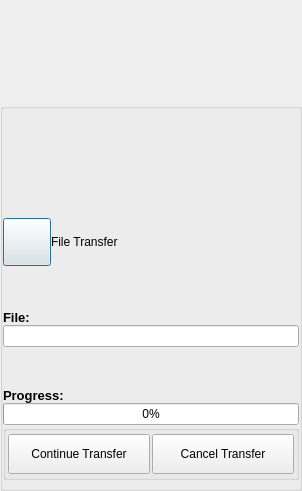
<?xml version="1.0" encoding="UTF-8"?>
<ui version="4.0">
 <class>SessionFileOfferDialog</class>
 <widget class="QDialog" name="SessionFileOfferDialog">
  <property name="geometry">
   <rect>
    <x>0</x>
    <y>0</y>
    <width>302</width>
    <height>491</height>
   </rect>
  </property>
  <property name="windowTitle">
   <string>Accept File Offer</string>
  </property>
  <property name="styleSheet">
   <string notr="true">QDialog#SessionFileOfferDialog
{   
color: transparent;
background-color: transparent;
border: 1px solid transparent;
border-radius: 8px; 
}

#StyledDlgTitleBox
{   
color: black;
background-color: rgb(50,238,17);
border: 2px solid green;
border-top-left-radius: 8px; 
border-top-right-radius: 8px;
}

#StyledDlgTitleLabel
{   
color: black;
}

#StyledDlgItemsBox
{   
background-color: rgb(50,238,17);
border: 2px solid green;
border-top-color: green; 
border-bottom-left-radius: 8px; 
border-bottom-right-radius: 8px;
}
QPushButton#CancelButton
{
color: white;
font: bold 14px;
border-width: 10;
border-image: url(:/MyP2PWeb/Resources/button_green_normal.png) 10;
padding: -10;
}
QPushButton#CancelButton:pressed
{
border-width: 10;
border-image: url(:/MyP2PWeb/Resources/button_green_pressed.png) 10;
padding: -10;
}
QPushButton#AcceptButton
{
color: white;
font: bold 14px;
border-width: 10;
border-image: url(:/MyP2PWeb/Resources/button_green_normal.png) 10;
padding: -10;
}
QPushButton#AcceptButton:pressed
{
border-width: 10;
border-image: url(:/MyP2PWeb/Resources/button_green_pressed.png) 10;
padding: -10;
}
QLabel#PermissionLabel
{
font: bold 14px;
}
QLineEdit#FileNameEdit
{
background-color: rgb(238,238,238);
}
QPlainTextEdit#OfferMsgEdit</string>
  </property>
  <layout class="QVBoxLayout" name="verticalLayout">
   <property name="spacing">
    <number>0</number>
   </property>
   <property name="leftMargin">
    <number>0</number>
   </property>
   <property name="topMargin">
    <number>0</number>
   </property>
   <property name="rightMargin">
    <number>0</number>
   </property>
   <property name="bottomMargin">
    <number>0</number>
   </property>
   <item>
    <widget class="TitleBarWidget" name="m_TitleBarWidget" native="true">
     <property name="sizePolicy">
      <sizepolicy hsizetype="Preferred" vsizetype="Preferred">
       <horstretch>0</horstretch>
       <verstretch>0</verstretch>
      </sizepolicy>
     </property>
     <property name="minimumSize">
      <size>
       <width>0</width>
       <height>50</height>
      </size>
     </property>
     <property name="maximumSize">
      <size>
       <width>16777215</width>
       <height>103</height>
      </size>
     </property>
    </widget>
   </item>
   <item>
    <widget class="QGroupBox" name="StyledDlgItemsBox">
     <property name="minimumSize">
      <size>
       <width>0</width>
       <height>0</height>
      </size>
     </property>
     <property name="title">
      <string/>
     </property>
     <layout class="QGridLayout" name="gridLayout_2">
      <property name="leftMargin">
       <number>0</number>
      </property>
      <property name="topMargin">
       <number>0</number>
      </property>
      <property name="rightMargin">
       <number>0</number>
      </property>
      <property name="bottomMargin">
       <number>8</number>
      </property>
      <property name="spacing">
       <number>0</number>
      </property>
      <item row="1" column="0">
       <widget class="IdentWidget" name="FriendIdentWidget" native="true">
        <property name="sizePolicy">
         <sizepolicy hsizetype="Preferred" vsizetype="Fixed">
          <horstretch>0</horstretch>
          <verstretch>0</verstretch>
         </sizepolicy>
        </property>
        <property name="minimumSize">
         <size>
          <width>0</width>
          <height>50</height>
         </size>
        </property>
        <property name="maximumSize">
         <size>
          <width>16777215</width>
          <height>50</height>
         </size>
        </property>
       </widget>
      </item>
      <item row="2" column="0">
       <layout class="QHBoxLayout" name="horizontalLayout">
        <item>
         <widget class="VxPushButton" name="PermissionButton">
          <property name="minimumSize">
           <size>
            <width>48</width>
            <height>48</height>
           </size>
          </property>
          <property name="maximumSize">
           <size>
            <width>48</width>
            <height>48</height>
           </size>
          </property>
          <property name="text">
           <string/>
          </property>
          <property name="iconSize">
           <size>
            <width>48</width>
            <height>48</height>
           </size>
          </property>
         </widget>
        </item>
        <item>
         <widget class="QLabel" name="PermissionLabel">
          <property name="text">
           <string>File Transfer</string>
          </property>
         </widget>
        </item>
       </layout>
      </item>
      <item row="3" column="0">
       <widget class="QLabel" name="FileNameLabel">
        <property name="sizePolicy">
         <sizepolicy hsizetype="Expanding" vsizetype="Preferred">
          <horstretch>0</horstretch>
          <verstretch>0</verstretch>
         </sizepolicy>
        </property>
        <property name="font">
         <font>
          <pointsize>10</pointsize>
          <weight>75</weight>
          <bold>true</bold>
         </font>
        </property>
        <property name="text">
         <string>File:</string>
        </property>
        <property name="alignment">
         <set>Qt::AlignBottom|Qt::AlignLeading|Qt::AlignLeft</set>
        </property>
       </widget>
      </item>
      <item row="4" column="0">
       <widget class="QLineEdit" name="FileNameEdit">
        <property name="readOnly">
         <bool>true</bool>
        </property>
       </widget>
      </item>
      <item row="5" column="0">
       <widget class="QLabel" name="MessageLabel">
        <property name="sizePolicy">
         <sizepolicy hsizetype="Expanding" vsizetype="Preferred">
          <horstretch>0</horstretch>
          <verstretch>0</verstretch>
         </sizepolicy>
        </property>
        <property name="font">
         <font>
          <pointsize>10</pointsize>
          <weight>75</weight>
          <bold>true</bold>
         </font>
        </property>
        <property name="text">
         <string>Progress:</string>
        </property>
        <property name="alignment">
         <set>Qt::AlignBottom|Qt::AlignLeading|Qt::AlignLeft</set>
        </property>
       </widget>
      </item>
      <item row="7" column="0">
       <widget class="QGroupBox" name="CmdButtonBox">
        <property name="title">
         <string/>
        </property>
        <layout class="QHBoxLayout" name="horizontalLayout_5">
         <property name="spacing">
          <number>2</number>
         </property>
         <property name="leftMargin">
          <number>2</number>
         </property>
         <property name="topMargin">
          <number>2</number>
         </property>
         <property name="rightMargin">
          <number>2</number>
         </property>
         <property name="bottomMargin">
          <number>2</number>
         </property>
         <item>
          <widget class="VxPushButton" name="AcceptButton">
           <property name="minimumSize">
            <size>
             <width>0</width>
             <height>40</height>
            </size>
           </property>
           <property name="text">
            <string>Continue Transfer</string>
           </property>
          </widget>
         </item>
         <item>
          <widget class="VxPushButton" name="CancelButton">
           <property name="minimumSize">
            <size>
             <width>0</width>
             <height>40</height>
            </size>
           </property>
           <property name="text">
            <string>Cancel Transfer</string>
           </property>
          </widget>
         </item>
        </layout>
       </widget>
      </item>
      <item row="6" column="0">
       <widget class="QProgressBar" name="progressBar">
        <property name="value">
         <number>0</number>
        </property>
       </widget>
      </item>
      <item row="0" column="0">
       <widget class="QLabel" name="m_StatusLabel">
        <property name="text">
         <string notr="true"/>
        </property>
       </widget>
      </item>
     </layout>
    </widget>
   </item>
  </layout>
 </widget>
 <customwidgets>
  <customwidget>
   <class>VxPushButton</class>
   <extends>QPushButton</extends>
   <header>VxPushButton.h</header>
  </customwidget>
  <customwidget>
   <class>TitleBarWidget</class>
   <extends>QWidget</extends>
   <header>TitleBarWidget.h</header>
   <container>1</container>
  </customwidget>
  <customwidget>
   <class>IdentWidget</class>
   <extends>QWidget</extends>
   <header location="global">IdentWidget.h</header>
   <container>1</container>
  </customwidget>
 </customwidgets>
 <resources/>
 <connections/>
</ui>
